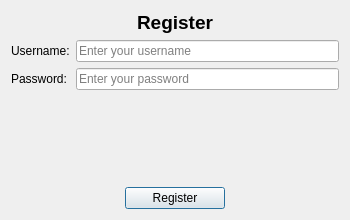
<?xml version="1.0" encoding="UTF-8"?>
<ui version="4.0">
 <class>Register</class>
 <widget class="QDialog" name="Register">
  <property name="geometry">
   <rect>
    <x>0</x>
    <y>0</y>
    <width>350</width>  <height>220</height> </rect>
  </property>
  <property name="windowTitle">
   <string>User Registration</string> </property>
  <layout class="QVBoxLayout" name="verticalLayout_Main"> <item>
    <widget class="QLabel" name="titleLabel"> <property name="text">
      <string>Register</string>
     </property>
     <property name="font">
      <font>
       <pointsize>14</pointsize> <weight>75</weight>      <bold>true</bold>
      </font>
     </property>
     <property name="alignment">
      <set>Qt::AlignCenter</set> </property>
    </widget>
   </item>
   <item>
    <layout class="QFormLayout" name="formLayout"> <item row="0" column="0">
      <widget class="QLabel" name="labelUsername"> <property name="text">
        <string>Username:</string>
       </property>
      </widget>
     </item>
     <item row="0" column="1">
      <widget class="QLineEdit" name="txUsername"> <property name="placeholderText">
        <string>Enter your username</string> </property>
      </widget>
     </item>
     <item row="1" column="0">
      <widget class="QLabel" name="labelPassword"> <property name="text">
        <string>Password:</string>
       </property>
      </widget>
     </item>
     <item row="1" column="1">
      <widget class="QLineEdit" name="txPassword"> <property name="echoMode">
        <enum>QLineEdit::Password</enum> </property>
       <property name="placeholderText">
        <string>Enter your password</string> </property>
      </widget>
     </item>
    </layout>
   </item>
   <item>
    <spacer name="verticalSpacer"> <property name="orientation">
      <enum>Qt::Vertical</enum>
     </property>
     <property name="sizeHint" stdset="0">
      <size>
       <width>20</width>
       <height>10</height> </size>
     </property>
    </spacer>
   </item>
   <item>
    <layout class="QHBoxLayout" name="horizontalLayout_Button"> <item>
      <spacer name="horizontalSpacer_Left">
       <property name="orientation">
        <enum>Qt::Horizontal</enum>
       </property>
       <property name="sizeHint" stdset="0">
        <size>
         <width>40</width>
         <height>20</height>
        </size>
       </property>
      </spacer>
     </item>
     <item>
      <widget class="QPushButton" name="registerbtn"> <property name="text">
        <string>Register</string>
       </property>
       <property name="minimumSize">
        <size>
         <width>100</width> <height>0</height>
        </size>
       </property>
      </widget>
     </item>
     <item>
      <spacer name="horizontalSpacer_Right">
       <property name="orientation">
        <enum>Qt::Horizontal</enum>
       </property>
       <property name="sizeHint" stdset="0">
        <size>
         <width>40</width>
         <height>20</height>
        </size>
       </property>
      </spacer>
     </item>
    </layout>
   </item>
  </layout>
 </widget>
 <resources/>
 <connections/>
</ui>
